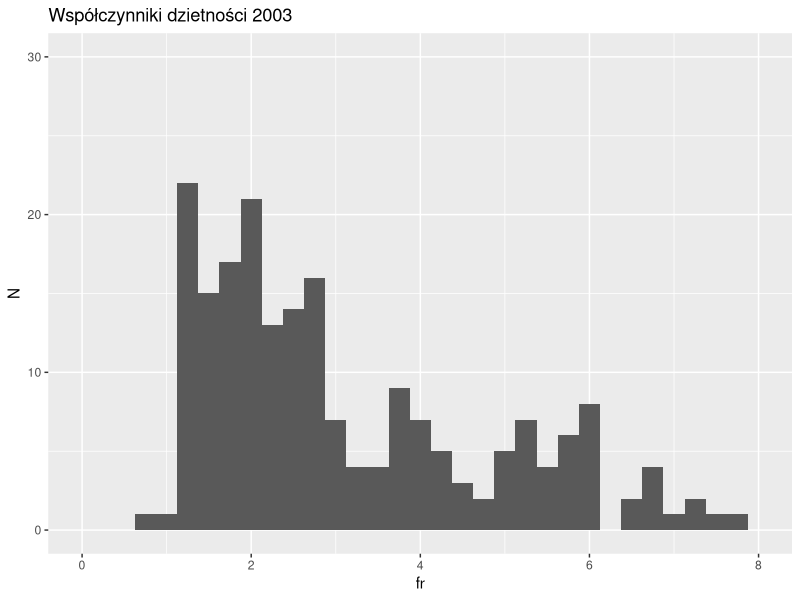
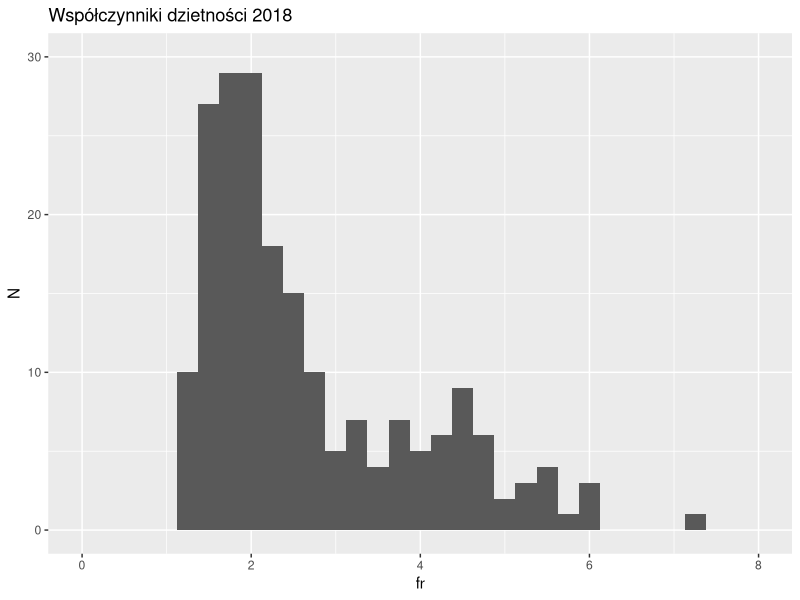
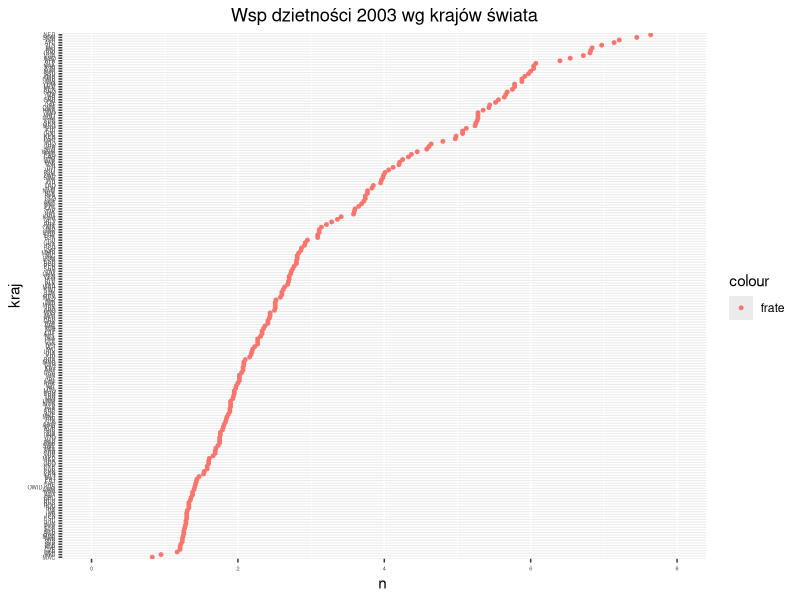
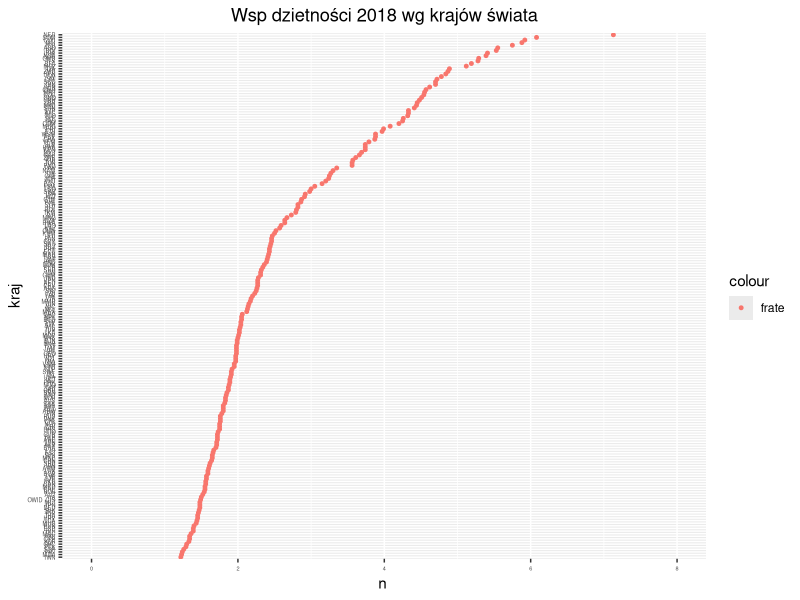
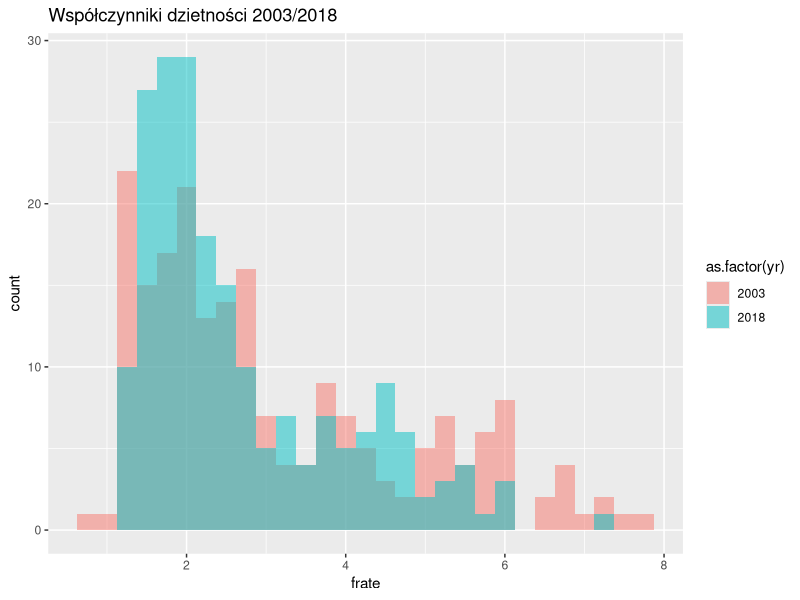
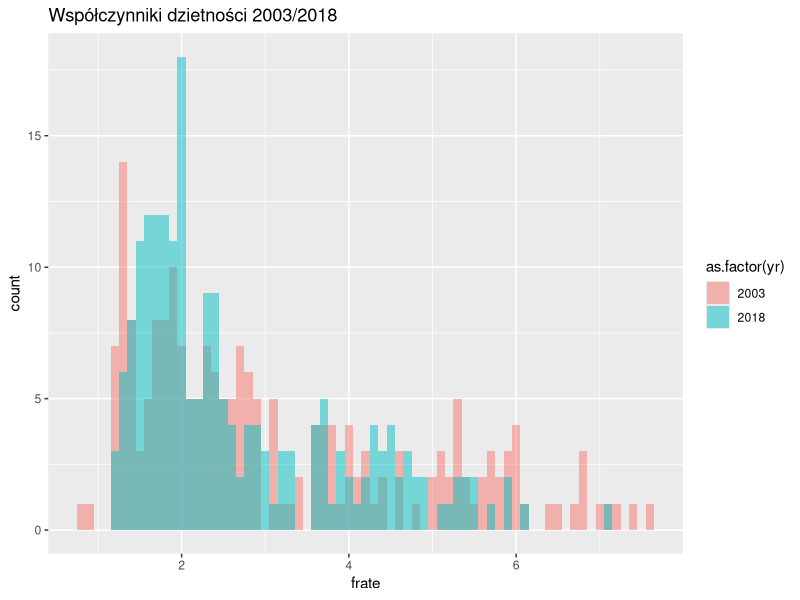
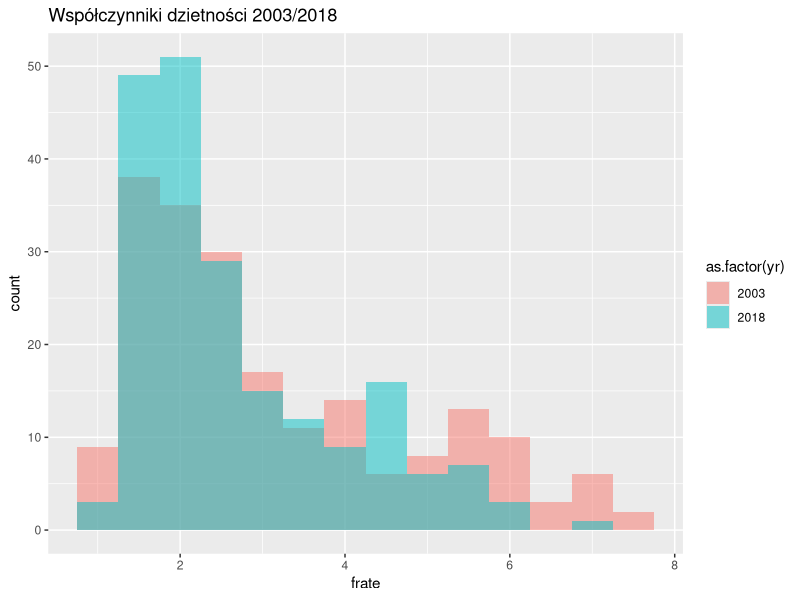
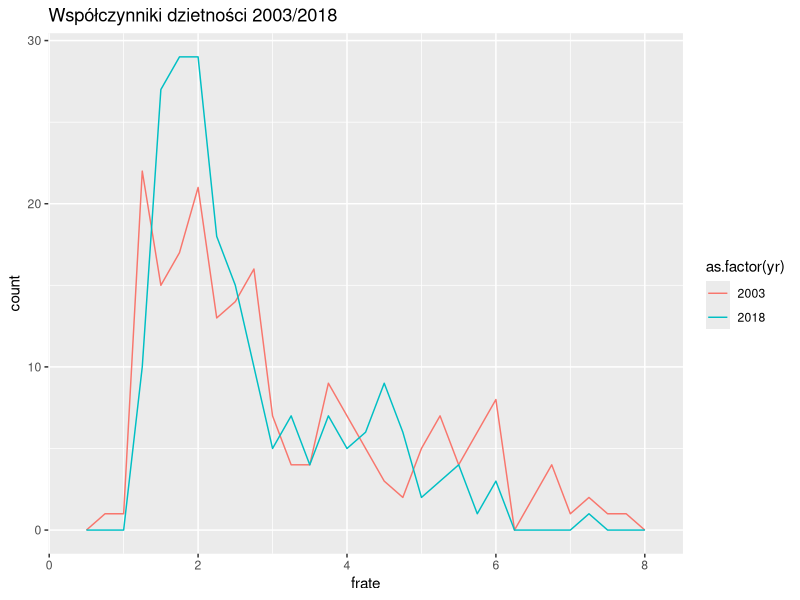

Recreate these plots in R, in order.
## ---- chunk 1
knitr::opts_chunk$set(echo = TRUE)
## ---- chunk 2
library("ggplot2");
require("dplyr");

dA <- read.csv("fertility_rate_2003_2018.csv", sep = ';',
  header=T, na.string="NA");

boxp <- ggplot(dA, aes(x=as.factor(yr), y=frate, fill=as.factor(yr))) +
 geom_boxplot() +
 ylab("fr") +
 xlab("rok") +
 ggtitle("Współczynniki dzietności 2003 vs 2018") +
 theme(legend.position="none")

d2003 <- dA %>% filter(yr==2003) %>% as.data.frame

s2003 <- summary(d2003$frate)
##s2003

mean2003 <- s2003[["Mean"]]
median2003 <- s2003[["Median"]]
min2003 <- s2003[["Min."]]
max2003 <- s2003[["Max."]]

N2003 <- nrow(d2003)
d2003.low <- d2003 %>% filter(frate < 2.10) %>% as.data.frame
L2003 <- nrow(d2003.low)

d2018 <- dA %>% filter(yr==2018) %>% as.data.frame

s2018 <- summary(d2018$frate)
##s2018

mean2018 <- s2018[["Mean"]]
median2018 <- s2018[["Median"]]
srednia2018 <- s2018[["Mean"]]
min2018 <- s2018[["Min."]]
max2018 <- s2018[["Max."]]

N2018 <- nrow(d2018)
d2018.low <- d2018 %>% filter(frate < 2.10) %>% as.data.frame
L2018 <- nrow(d2018.low)
## ---- chunk 3
h2003 <- ggplot(d2003, aes(x = frate)) + geom_histogram(binwidth = 0.25) +
 ylab("N") +
 xlab("fr") +
 ggtitle("Współczynniki dzietności 2003") +
 coord_cartesian(ylim = c(0, 30), xlim=c(0,8))
 
h2018 <- ggplot(d2018, aes(x = frate)) + geom_histogram(binwidth = 0.25) +
 ylab("N") +
 xlab("fr") +
 ggtitle("Współczynniki dzietności 2018") +
 coord_cartesian(ylim = c(0, 30), xlim=c(0, 8))

h2003
h2018
## ---- chunk 4
dp2018 <- ggplot(d2018, aes(x = reorder(symbol, frate) )) +
  geom_point(aes(y = frate, colour = 'frate' ), size=1) +
  xlab(label="kraj") +
  ylab(label="n ") +
  ggtitle("Wsp dzietności 2018 wg krajów świata") +
  theme(axis.text = element_text(size = 4)) +
  theme(plot.title = element_text(hjust = 0.5)) +
  coord_flip(ylim = c(0, 8))
  

dp2003 <- ggplot(d2003, aes(x = reorder(symbol, frate) )) +
  geom_point(aes(y = frate, colour = 'frate' ), size=1) +
  xlab(label="kraj") + 
  ylab(label="n ") + 
  ggtitle("Wsp dzietności 2003 wg krajów świata") +
  theme(axis.text = element_text(size = 4)) +
  theme(plot.title = element_text(hjust = 0.5)) +
  coord_flip(ylim = c(0, 8))
  

dp2003
dp2018
## ---- chunk 5
ggplot(dA, aes(x=frate, fill=as.factor(yr))) +
  ggtitle("Współczynniki dzietności 2003/2018") +
  geom_histogram(binwidth=0.25, alpha=.5, position="identity")

ggplot(dA, aes(x=frate, fill=as.factor(yr))) +
  ggtitle("Współczynniki dzietności 2003/2018") +
  geom_histogram(binwidth=0.1, alpha=.5, position="identity")

ggplot(dA, aes(x=frate, fill=as.factor(yr))) +
  ggtitle("Współczynniki dzietności 2003/2018") +
  geom_histogram(binwidth=0.5, alpha=.5, position="identity")

### freq_polys

ggplot(dA, aes(x= frate, colour = as.factor(yr))) +
  ggtitle("Współczynniki dzietności 2003/2018") +
  geom_freqpoly(binwidth = 0.25)




ggplot(dA, aes(x= frate, colour = as.factor(yr))) +
  ggtitle("Współczynniki dzietności 2003/2018") +
  geom_freqpoly(binwidth = 0.1)
## ---- chunk 6
ggplot(dA, aes(x=as.factor(yr), y=frate, fill=as.factor(yr))) + geom_boxplot() +
 ylab("fr") +
 xlab("rok") +
 ggtitle("Współczynniki dzietności 2003 vs 2018") +
 theme(legend.position="none")
## ---- chunk 7
ggplot(dA, aes(x = reorder(symbol, frate) )) +
  geom_point(aes(y = frate, colour = as.factor(yr) ), size=1) +
  xlab(label="cc") + ylab(label="n ") + coord_flip()+
  ggtitle("Wsp dzietności 2003/20018") +
  theme(axis.text = element_text(size = 4)) +
  theme(plot.title = element_text(hjust = 0.5)) +
  coord_cartesian(ylim = c(0, 8)) +
  coord_flip()
## ---- chunk 8
dA <- read.csv("fertility_rate_2003_2018cc.csv", sep = ';',  header=T, na.string="NA");
d2003 <- dA %>% filter(yr==2003) %>% as.data.frame
d2018 <- dA %>% filter(yr==2018) %>% as.data.frame

ggplot(d2003, aes(x = reorder(symbol, frate) )) +
  geom_point(aes(y = frate, colour = as.factor(contcode) ), size=.5, alpha=.7) +
  xlab(label="cc") + ylab(label="n ") + coord_flip()+
  ggtitle("Wsp dzietności 2003 wg kontynentów") +
  theme(axis.text = element_text(size = 4)) +
  theme(plot.title = element_text(hjust = 0.5)) +
  coord_cartesian(ylim = c(0, 8)) +
  coord_flip()


ggplot(d2018, aes(x = reorder(symbol, frate) )) +
  geom_point(aes(y = frate, colour = as.factor(contcode) ), size=.5, alpha=.7) +
  xlab(label="cc") + ylab(label="n ") + coord_flip()+
  ggtitle("Wsp dzietności 20018 wg kontynentów") +
  theme(axis.text = element_text(size = 4)) +
  theme(plot.title = element_text(hjust = 0.5)) +
  coord_cartesian(ylim = c(0, 8)) +
  coord_flip()
